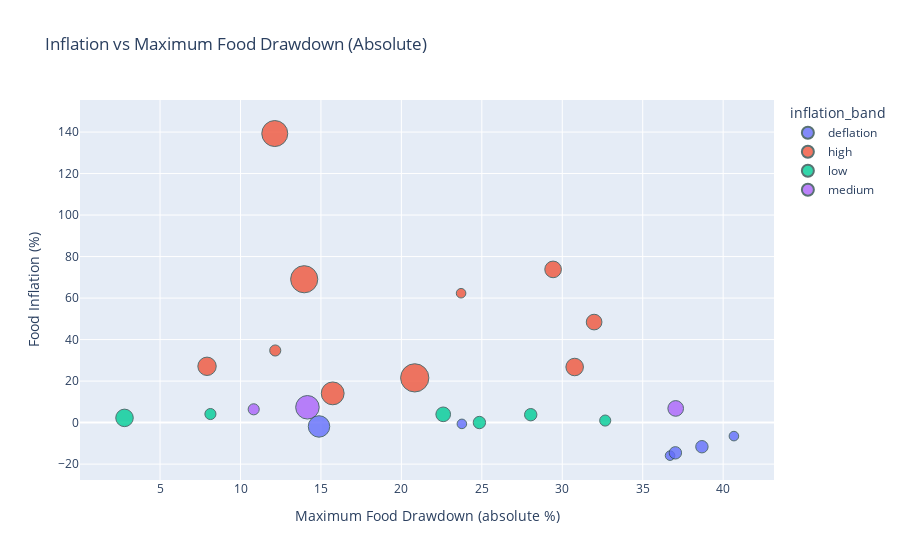

The notebook cell this image was saved under:
### Markdown cell above
### Inflation vs Maximum Food Drawdown
Next let us compare the *inflation* variable vs *maximum_food_drawdown* 
In finance and economics 'drawdown' is used to describe the peak-to-trough decline of a price over a given period, from it's maximum price, to it's minimum. It is typically expressed as a percentage, although we can see in our dataset that it is given as a negative number, representing the *losses*. Therefore, we can assume that the greater the negative drawdown, the worse the past collapse in food prices has been. 

Comparing *drawdown* to *inflation* will allow us to see:
- large drawdown can indicate a fragile food system
- if a country has experienced a sharp collapse in the past, it may also be more vulnerable to inflationary spikes moving forward
- is there any pattern between countries with severe past price collapses and current inflation levels?

Due to the negative values in our drawdown column, it makes sense to convert these into absolute numbers (conversion to positive numbers) in order to clarify our visualisations.

### Code cell
import plotly.express as px

# Create a column for absolute drawdown (magnitude)
df["max_drawdown_abs"] = df["maximum_food_drawdown"].abs()

fig = px.scatter(
    df,
    x="max_drawdown_abs",
    y="inflation",
    hover_name="country",
    color="inflation_band",
    size="number_of_food_items",
    title="Inflation vs Maximum Food Drawdown (Absolute)",
    labels={
        "max_drawdown_abs": "Maximum Food Drawdown (absolute %)",
        "inflation": "Food Inflation (%)"
    }
)

fig.update_traces(marker=dict(opacity=0.8, line=dict(width=1, color="DarkSlateGrey")))
fig.show()

### Figure 1 — Plotly figure (JSON) as saved in the notebook; plotly's stock layout.template omitted (floating-point values rounded to 4 significant figures)
{"data": [{"hovertemplate": "<b>%{hovertext}</b><br><br>inflation_band=deflation<br>Maximum Food Drawdown (absolute %)=%{x}<br>Food Inflation (%)=%{y}<br>number_of_food_items=%{marker.size}<extra></extra>", "hovertext": ["Afghanistan", "Burkina Faso", "Mali", "Niger", "Somalia", "Yemen, Rep."], "legendgroup": "deflation", "marker": {"color": "#636efa", "line": {"color": "DarkSlateGrey", "width": 1}, "opacity": 0.8, "size": [3, 3, 5, 3, 5, 15], "sizemode": "area", "sizeref": 0.065, "symbol": "circle"}, "mode": "markers", "name": "deflation", "orientation": "v", "showlegend": true, "type": "scatter", "x": [40.67, 36.7, 38.68, 23.76, 37.03, 14.88], "xaxis": "x", "y": [-6.5, -15.91, -11.62, -0.61, -14.56, -1.85], "yaxis": "y"}, {"hovertemplate": "<b>%{hovertext}</b><br><br>inflation_band=high<br>Maximum Food Drawdown (absolute %)=%{x}<br>Food Inflation (%)=%{y}<br>number_of_food_items=%{marker.size}<extra></extra>", "hovertext": ["Burundi", "Congo, Dem. Rep.", "Gambia, The", "Haiti", "Lao Pdr", "Lebanon", "Myanmar", "South Sudan", "Sudan", "Syrian Arab Republic"], "legendgroup": "high", "marker": {"color": "#EF553B", "line": {"color": "DarkSlateGrey", "width": 1}, "opacity": 0.8, "size": [10, 17, 26, 8, 11, 22, 3, 9, 4, 24], "sizemode": "area", "sizeref": 0.065, "symbol": "circle"}, "mode": "markers", "name": "high", "orientation": "v", "showlegend": true, "type": "scatter", "x": [30.77, 15.73, 20.83, 31.98, 7.92, 12.13, 23.71, 29.43, 12.16, 13.96], "xaxis": "x", "y": [26.79, 14.09, 21.56, 48.44, 27.13, 139.3, 62.34, 73.82, 34.75, 69.08], "yaxis": "y"}, {"hovertemplate": "<b>%{hovertext}</b><br><br>inflation_band=low<br>Maximum Food Drawdown (absolute %)=%{x}<br>Food Inflation (%)=%{y}<br>number_of_food_items=%{marker.size}<extra></extra>", "hovertext": ["Cameroon", "Central African Republic", "Chad", "Congo, Rep.", "Guinea-Bissau", "Mozambique"], "legendgroup": "low", "marker": {"color": "#00cc96", "line": {"color": "DarkSlateGrey", "width": 1}, "opacity": 0.8, "size": [10, 5, 4, 4, 5, 7], "sizemode": "area", "sizeref": 0.065, "symbol": "circle"}, "mode": "markers", "name": "low", "orientation": "v", "showlegend": true, "type": "scatter", "x": [2.79, 24.85, 32.67, 8.13, 28.04, 22.6], "xaxis": "x", "y": [2.28, 0.04, 0.99, 4.14, 3.81, 3.99], "yaxis": "y"}, {"hovertemplate": "<b>%{hovertext}</b><br><br>inflation_band=medium<br>Maximum Food Drawdown (absolute %)=%{x}<br>Food Inflation (%)=%{y}<br>number_of_food_items=%{marker.size}<extra></extra>", "hovertext": ["Iraq", "Liberia", "Nigeria"], "legendgroup": "medium", "marker": {"color": "#ab63fa", "line": {"color": "DarkSlateGrey", "width": 1}, "opacity": 0.8, "size": [18, 4, 8], "sizemode": "area", "sizeref": 0.065, "symbol": "circle"}, "mode": "markers", "name": "medium", "orientation": "v", "showlegend": true, "type": "scatter", "x": [14.16, 10.82, 37.05], "xaxis": "x", "y": [7.38, 6.41, 6.83], "yaxis": "y"}], "layout": {"legend": {"itemsizing": "constant", "title": {"text": "inflation_band"}, "tracegroupgap": 0}, "title": {"text": "Inflation vs Maximum Food Drawdown (Absolute)"}, "xaxis": {"anchor": "y", "domain": [0, 1], "title": {"text": "Maximum Food Drawdown (absolute %)"}}, "yaxis": {"anchor": "x", "domain": [0, 1], "title": {"text": "Food Inflation (%)"}}}}
